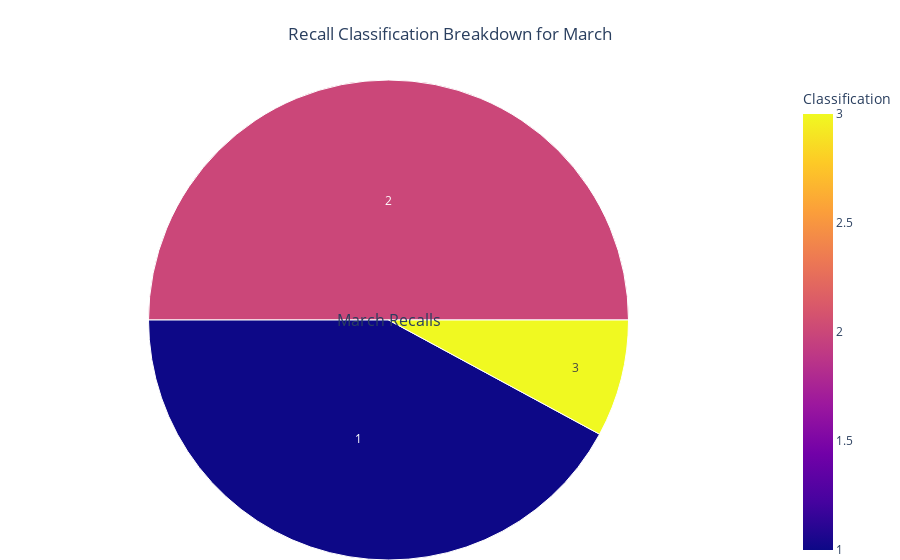

Source (notebook cell):
### Code cell
import plotly.express as px
import pandas as pd

# Make sure Recall Initiation Date is datetime
df2['Recall Initiation Date'] = pd.to_datetime(df2['Recall Initiation Date'])
df2['Month'] = df2['Recall Initiation Date'].dt.strftime('%B')

# Filter for a single month (change the months)
selected_month = 'March'
monthly_data = df2[df2['Month'] == selected_month]

# Group by Classification only
monthly_group = monthly_data['Classification'].value_counts().reset_index()
monthly_group.columns = ['Classification', 'Count']

# Create Sunburst with single level
fig = px.sunburst(
    monthly_group,
    path=['Classification'],
    values='Count',
    color='Classification',
    color_discrete_map={
        'Class I': 'crimson',
        'Class II': 'orange',
        'Class III': 'lightblue'
    },
    title=f'Recall Classification Breakdown for {selected_month}'
)

fig.update_layout(
    margin=dict(t=80, l=0, r=0, b=0),
    title_x=0.5,
    annotations=[dict(
        text=f"{selected_month} Recalls",
        x=0.5, y=0.5,
        font_size=16,
        showarrow=False
    )]
)


fig.show()

### Figure 1 — Plotly figure (JSON) as saved in the notebook; plotly's stock layout.template omitted (floating-point values rounded to 4 significant figures)
{"data": [{"branchvalues": "total", "customdata": [[1], [2], [3]], "domain": {"x": [0, 1], "y": [0, 1]}, "hovertemplate": "labels=%{label}<br>Count=%{value}<br>parent=%{parent}<br>id=%{id}<br>Classification=%{color}<extra></extra>", "ids": ["1", "2", "3"], "labels": ["1", "2", "3"], "marker": {"coloraxis": "coloraxis", "colors": [1, 2, 3]}, "name": "", "parents": ["", "", ""], "type": "sunburst", "values": [16, 19, 3]}], "layout": {"annotations": [{"font": {"size": 16}, "showarrow": false, "text": "March Recalls", "x": 0.5, "y": 0.5}], "coloraxis": {"colorbar": {"title": {"text": "Classification"}}, "colorscale": [[0, "#0d0887"], [0.1111, "#46039f"], [0.2222, "#7201a8"], [0.3333, "#9c179e"], [0.4444, "#bd3786"], [0.5556, "#d8576b"], [0.6667, "#ed7953"], [0.7778, "#fb9f3a"], [0.8889, "#fdca26"], [1, "#f0f921"]]}, "legend": {"tracegroupgap": 0}, "margin": {"b": 0, "l": 0, "r": 0, "t": 80}, "title": {"text": "Recall Classification Breakdown for March", "x": 0.5}}}
